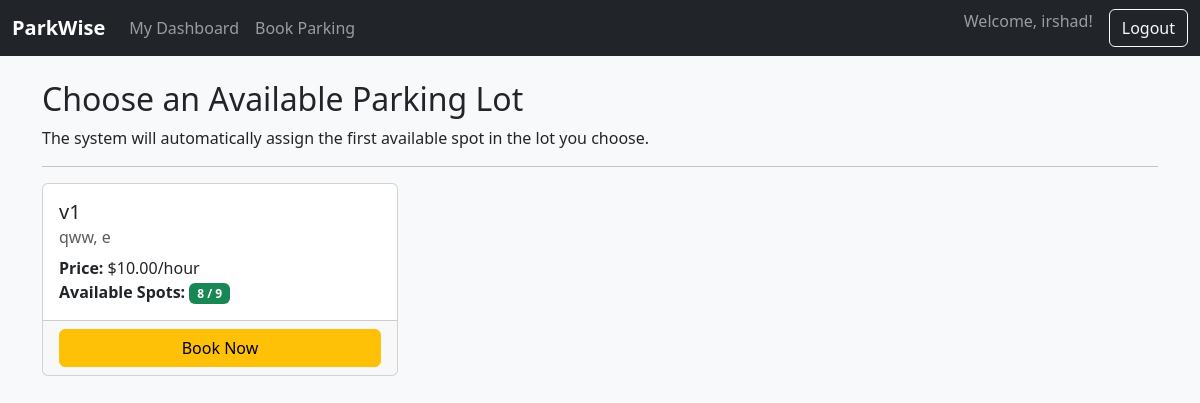
Page /book (signed in) on the committed database.
### app.py (models this page shows)
class ParkingLot(db.Model):
    id = db.Column(db.Integer, primary_key=True)
    name = db.Column(db.String(100), nullable=False)
    address = db.Column(db.String(200), nullable=False)
    pincode = db.Column(db.String(10), nullable=False)
    price = db.Column(db.Float, nullable=False)
    capacity = db.Column(db.Integer, nullable=False)
    spots = db.relationship('ParkingSpot', backref='lot', lazy=True, cascade="all, delete-orphan")

### app.py (the view, shortened to what this page needs)
@app.route('/book', methods=['GET', 'POST'])
def book():
    if 'user_id' not in session or session.get('is_admin'):
        return redirect(url_for('login'))
    all_lots = ParkingLot.query.all()
    lots_with_availability = []
    for lot in all_lots:
        lots_with_availability.append({
            'lot': lot,
            'available_spots': ParkingSpot.query.filter_by(lot_id=lot.id, status='A').count()
        })
    return render_template('user/book.html', lots_with_availability=lots_with_availability)

### templates/user/book.html (shortened to what this page needs)
{% extends 'base.html' %}
{% block content %}
<h2>Choose an Available Parking Lot</h2>
<p>The system will automatically assign the first available spot in the lot you choose.</p>
<hr>
<div class="row">
    {% for item in lots_with_availability %}
    <div class="col-md-4 mb-4">
        <div class="card h-100">
            <div class="card-body">
                <h5 class="card-title">{{ item.lot.name }}</h5>
                <h6 class="card-subtitle mb-2 text-muted">{{ item.lot.address }}, {{ item.lot.pincode }}</h6>
                <p class="card-text">
                    <strong>Price:</strong> ${{ "%.2f"|format(item.lot.price) }}/hour<br>
                    <strong>Available Spots:</strong>
                    <span class="badge {% if item.available_spots > 0 %}bg-success{% else %}bg-danger{% endif %}">{{ item.available_spots }} / {{ item.lot.capacity }}</span>
                </p>
            </div>
            <div class="card-footer">
                {% if item.available_spots > 0 %}
                <form action="{{ url_for('book') }}" method="POST">
                    <button type="submit" class="btn btn-warning w-100">Book Now</button>
                </form>
                {% else %}
                <button class="btn btn-secondary w-100" disabled>Lot Full</button>
                {% endif %}
            </div>
        </div>
    </div>
    {% else %}
    <div class="col">
        <p class="text-center">No parking lots are currently available or configured by the administrator.</p>
    </div>
    {% endfor %}
</div>
{% endblock %}

### static/style.css (style rules this page uses)
body { background-color: #f8f9fa; }

### rows in the picture
ParkingLot: lot.name "v1", lot.address "qww", lot.pincode "e", lot.price "10.00", lot.capacity "9"

### other values in the picture
{{ session.username }} "irshad"
{{ item.available_spots }} "8"
